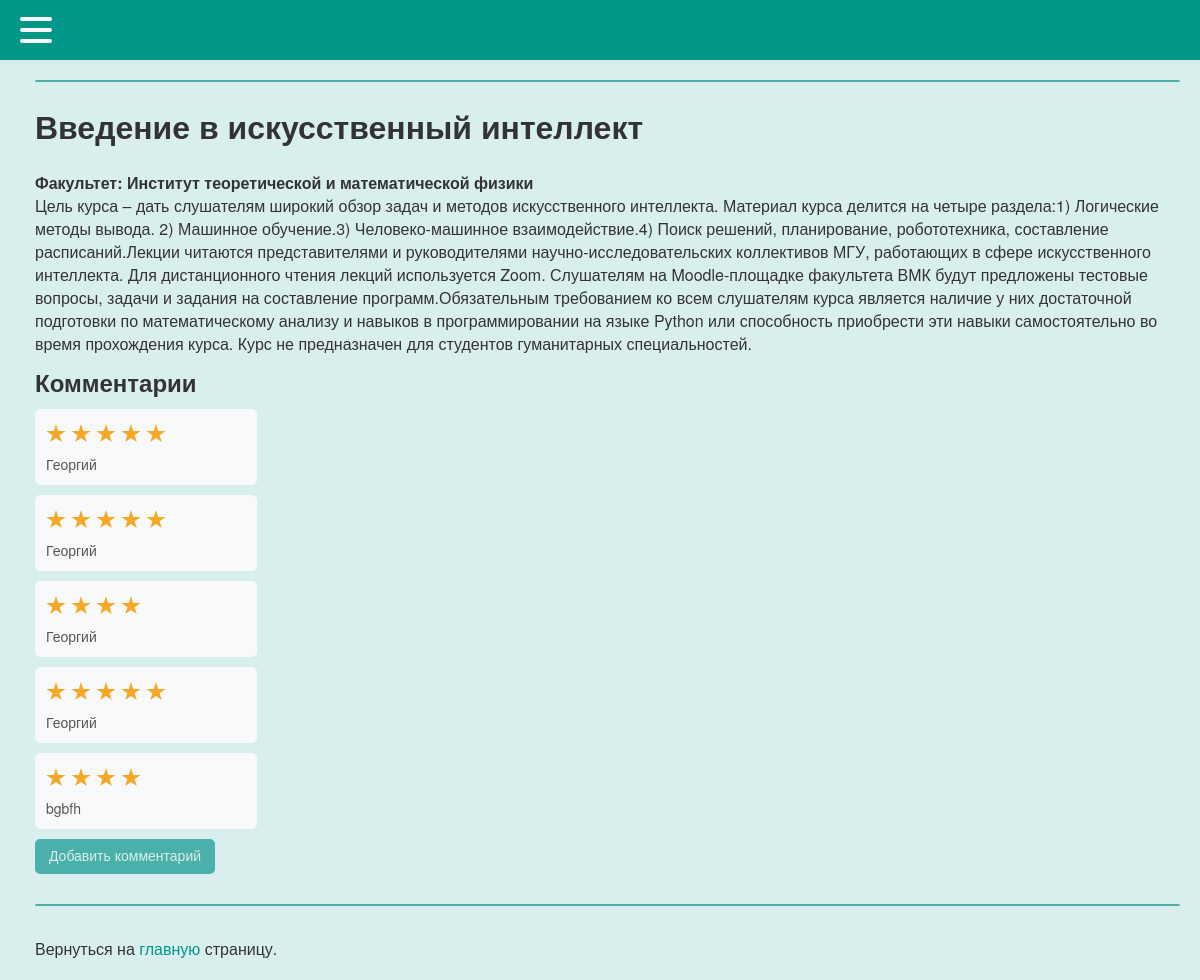
The page /mfk/221 on the database as committed earlier.
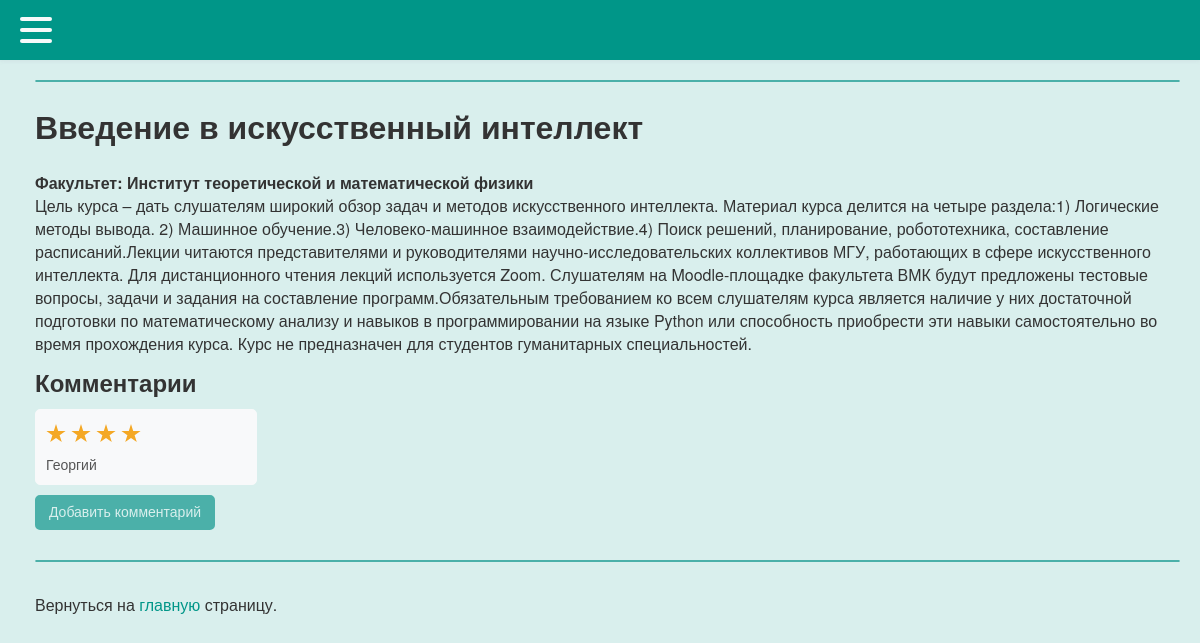
The same page on the database as committed later.
### tables this page shows
CREATE TABLE comments (
id integer PRIMARY KEY AUTOINCREMENT,
username text,
mfkname text,
score text,
mfktitle text
);

### testApp.py (the view)
@app.route("/mfk/<alias>", methods=['GET', 'POST'])
def showMfk(alias):
    mfk = dbase.getMfk(alias)
    if not mfk:
        abort(404)
    return render_template('mfk.html', menu=menu, mfk=mfk, alias=alias, my_comments=dbase.getComment(alias))

### FDataBase.py (called while the page is built)
    def getMfk(self, alias):
        try:
            self.__cur.execute(f"SELECT name, faculty, desc, online FROM mfk WHERE id LIKE '{alias}' LIMIT 1")
            res = self.__cur.fetchone()
            if res:
                return res
        except sqlite3.Error as e:
            print("Ошибка получения статьи из БД " + str(e))
        return (False, False)

    def getComment(self, alias):
        try:
            self.__cur.execute(f"SELECT username, mfkname, score FROM comments WHERE mfkname LIKE {alias}")
            res = self.__cur.fetchall()
            if res:
                return res
        except sqlite3.Error as e:
            print("Ошибка получения статьи из БД " + str(e))
        return ()

### testApp.py (called while the page is built)
def connect_db():
    conn = sqlite3.connect(app.config['DATABASE'])
    conn.row_factory = sqlite3.Row
    return conn

def get_db():
    if not hasattr(g, 'link_db'):
        g.link_db = connect_db()
    return g.link_db

@app.before_request
def before_request():
    global dbase
    db = get_db()
    dbase = FDataBase(db)

### templates/mfk.html (shortened to what this page needs)
{% extends 'index.html' %}
{% block content %}
        <h1>{{ mfk.name }}</h1>
        <b>Факультет: {{ mfk.faculty }}</b>
        <br>{{ mfk.desc }}
    <h2 style="margin-top: 10px; margin-bottom: 10px; ">Комментарии</h2>
    <ul class="list-comments">
        {% for m in my_comments %}
            <li>
                <p class="title">
                    <div class="comment_stars_background comment_container container">
                      <div class="comment_stars_background container__items">
                        {% for i in range(m.score|int) %}
                          <label class="comment_stars_background my_label" for="">
                            <div class="star-stroke">
                            </div>
                          </label>
                        {% endfor %}
                      </div>
                    </div>
                <p class="annonce">{{m.username}}<br>{{ m.text }}</p>
            </li>
        {% endfor %}
    </ul>
    <a class="my_a" href="{{ url_for('addComment', alias=alias)}}">
          <div class="button_container">
            <div class="center">
              <button class="btn">
                <span style="font-size: 14px;" class="btn_span">Добавить комментарий</span>
              </button>
            </div>
          </div>
    </a>
{% endblock %}

Rows that differ between the two databases and show on the page:
no longer on this page (row edited): comments: score "5" (drawn), username "Георгий"
no longer on this page (row edited): comments: score "4" (drawn), username "Георгий"
no longer on this page (row edited): comments: score "5" (drawn), username "Георгий"
removed comments: score "4" (drawn), username "bgbfh"
changed comments "Георгий": score "5" → "4" (drawn)
